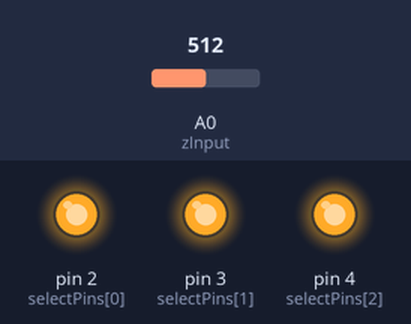
A sketch run on a simulated Arduino Uno, built with avr-gcc and run on an emulated ATmega328P. Parts: output pins drawn as LEDs (lit = HIGH). Inputs (shaded band) come from the test bench; at power-on: A0 (zInput) = 512. What the sketch prints to the serial monitor is not drawn.

Above: at 0.1 s.
Timing chart, 0 to 1.6 s (numbered marks = the images above):
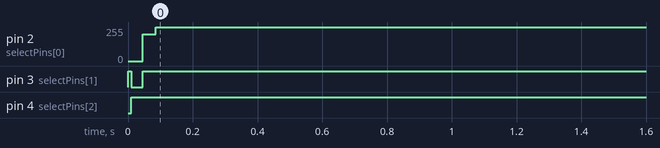

Measured:
- by itself, pin 2 (selectPins[0]): 0/255 → 255/255 at 0.05 s
- by itself, pin 3 (selectPins[1]): LOW → HIGH at 0.00 s, → LOW 0.01 s later, → HIGH 0.04 s later
- by itself, pin 4 (selectPins[2]): LOW → HIGH at 0.01 s

The sketch:

Serial_arrayInputs.ino
```cpp
/******************************************************************************
Mux_Analog_Input
SparkFun Multiplexer Analog Input Example
Jim Lindblom @ SparkFun Electronics
August 15, 2016
https://github.com/sparkfun/74HC4051_8-Channel_Mux_Breakout

This sketch demonstrates how to use the SparkFun Multiplexer
Breakout - 8 Channel (74HC4051) to read eight, separate
analog inputs, using just a single ADC channel.

Hardware Hookup:
Mux Breakout ----------- Arduino
     S0 ------------------- 2
     S1 ------------------- 3
     S2 ------------------- 4
     Z -------------------- A0
    VCC ------------------- 5V
    GND ------------------- GND
    (VEE should be connected to GND)

The multiplexers independent I/O (Y0-Y7) can each be wired
up to a potentiometer or any other analog signal-producing
component.

Development environment specifics:
Arduino 1.6.9
SparkFun Multiplexer Breakout - 8-Channel(74HC4051) v10
(https://www.sparkfun.com/products/13906)

This example is adapted by Jen Sykes from tthe Sparkfun Multiplexer example above making large numberr of inputs possible.
However, it can be easily converted to not include a multiplexer.
******************************************************************************/
/////////////////////
// Pin Definitions //
/////////////////////
const int selectPins[3] = {2, 3, 4}; // S0~2, S1~3, S2~4
const int zOutput = 5;
const int zInput = A0; // Connect common (Z) to A0 (analog input)

void setup()
{
  Serial.begin(9600); // Initialize the serial port
  // Set up the select pins as outputs:
  for (int i=0; i<3; i++)
  {
    pinMode(selectPins[i], OUTPUT);
    digitalWrite(selectPins[i], HIGH);
  }
  pinMode(zInput, INPUT); // Set up Z as an input

  // Print the header:
  Serial.println("Y0\tY1\tY2\tY3\tY4\tY5\tY6\tY7");
  Serial.println("---\t---\t---\t---\t---\t---\t---\t---");
}

void loop()
{
  // Loop through all eight pins.
  for (byte pin=0; pin<=7; pin++)
  {
    selectMuxPin(pin); // Select one at a time
    int inputValue = analogRead(A0); // and read Z
    Serial.print(String(inputValue) + ",");
  }
  Serial.println();
  delay(1000);
}

// The selectMuxPin function sets the S0, S1, and S2 pins
// accordingly, given a pin from 0-7.
void selectMuxPin(byte pin)
{
  for (int i=0; i<3; i++)
  {
    if (pin & (1<<i))
      digitalWrite(selectPins[i], HIGH);
    else
      digitalWrite(selectPins[i], LOW);
  }
}
```
